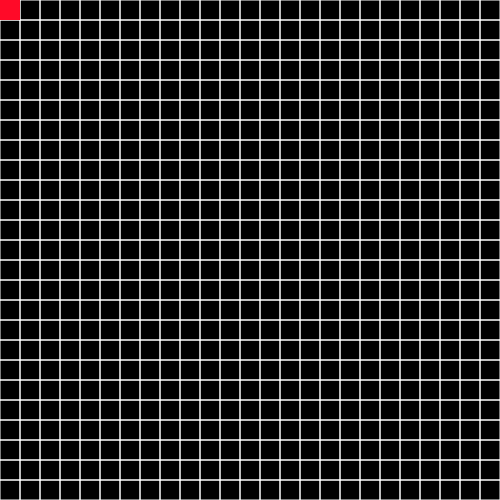
Frame 1 (no input)
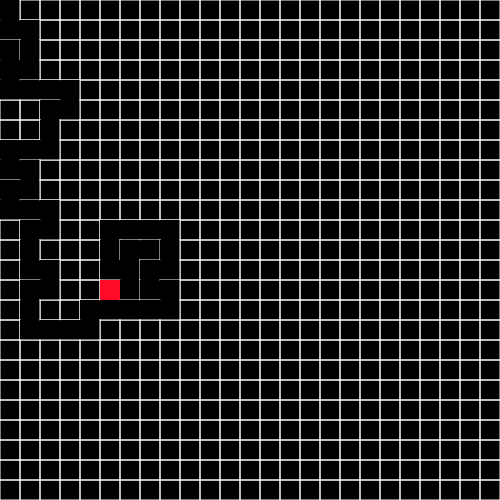
Frame 60 (no input)
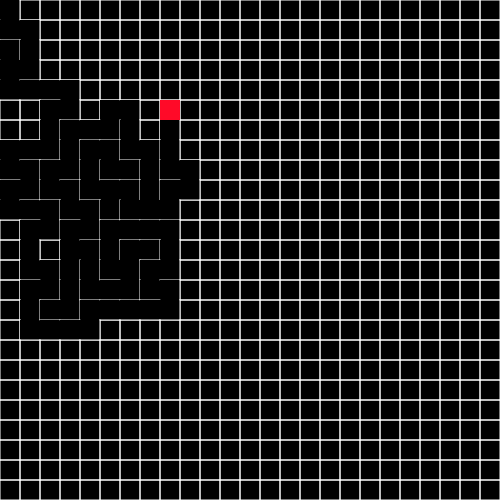
Frame 120 (the mouse pressed at the canvas centre since frame 60)

The p5.js sketch that drew these frames (run headless with seeded random() and noise() and a simulated clock; from frame 60 on, the mouse is pressed at the canvas centre):

// p5.js sketch
// ── sketch.js
var rows, cols;
const w = 20;
var grid = [];
var current;

var stack = [];

function setup() {
  // put setup code here

  canvasSize = 500;
  createCanvas(canvasSize,canvasSize);
  //frameRate(5);
  cols = floor(width/w);
  rows = floor(height/w);


  // cell objects.
  for (let j = 0; j< rows; j++) {
    for (let i = 0; i < cols; i++) {
      let cell = new Cell(i,j);
      grid.push(cell);
    }
  }

  current = grid[0];
}

/// END OF SETUP 


function draw() {
  // put drawing code here
  background(0);

  for (let i = 0; i < grid.length; i++) {
    grid[i].show();
  }

  //Step 1
  //console.log(current);
  current.visited = true;
  current.highlight();
  //current.hightlight();
  let next = current.checkNeighbors();
  if (next) {
    next.visited = true;


    // step 2

    stack.push(current);



    //step 3
    removeWalls(current,next);
    //console.log(removeWalls(current,next));
    current = next;
    //console.log(current);
    //console.log(next);
  } else if (stack.length > 0) {
    // these are the case for the stack is not empty.
    current = stack.pop();
  }

}


//// END OF DRAW


function index(i,j){

  if ( i < 0 || j < 0 || i > cols -1 || j > rows -1){
    return -1;
  }

  return i + j * cols;

}

// Constructor function
function Cell(i,j) {
  this.i = i;
  this.j = j;

  // top right bottom left.
  this.walls = [true, true, true, true];

  this.visited = false;


  //checkneighbors
  this.checkNeighbors = function() {

    let neighbors = [];

    let top = grid[index(i,j-1)];
    let right = grid[index(i+1,j)];
    let bottom = grid[index(i, j+1)];
    let left = grid[index(i-1,j)];

    if (top && !top.visited) {
      neighbors.push(top);
    }

    if (right && !right.visited) {
      neighbors.push(right);
    }

    if (bottom && !bottom.visited) {
      neighbors.push(bottom);
    }

    if (left && !left.visited) {
      neighbors.push(left);
    }

    if (neighbors.length > 0) {

      let r = floor(random(0,neighbors.length));

      return neighbors[r];

    }else {
      return undefined;
    }

  }

this.highlight = function() {
  let x = this.i * w;
  let y = this.j * w;
  noStroke();
  fill(255,10,40);
  rect(x,y,w,w);
}
//show function : renders the block.
  this.show = function () {
    let x = this.i * w;
    let y = this.j * w;

    //setting up the size and color of stroke

    // noFill();
    // rect(x,y,w,w);

    stroke(255);

    if ( this.walls[0] ) {
      line(x , y,x + w,  y);
    }

    if ( this.walls[1]) {

      line(x +  w, y, x + w , y + w  );

    }

    if (this.walls[2]) {
      line(x + w, y + w , x , y + w );
    }
    
    if (this.walls[3]) {
      line(x , y + w,x,y);

    }
    
    if (this.visited) {
      noStroke();
      fill(0);
      rect(x, y, w, w);    
    }
    
  }

}

//remove walls function

function removeWalls(a, b) {

  let x = a.i - b.i;

  if (x == 1) {
    a.walls[3] = false;
    b.walls[1] = false;

    

  } else if ( x == -1) {
    a.walls[1] = false;
    b.walls[3] = false;
  }

  let y = a.j - b.j;

  if (y == 1) {
    a.walls[0] = false;
    b.walls[2] = false;

  } else if ( y == -1) {
    a.walls[2] = false;
    b.walls[0] = false;
  }
}




//blank space for rough and notes...

// 
